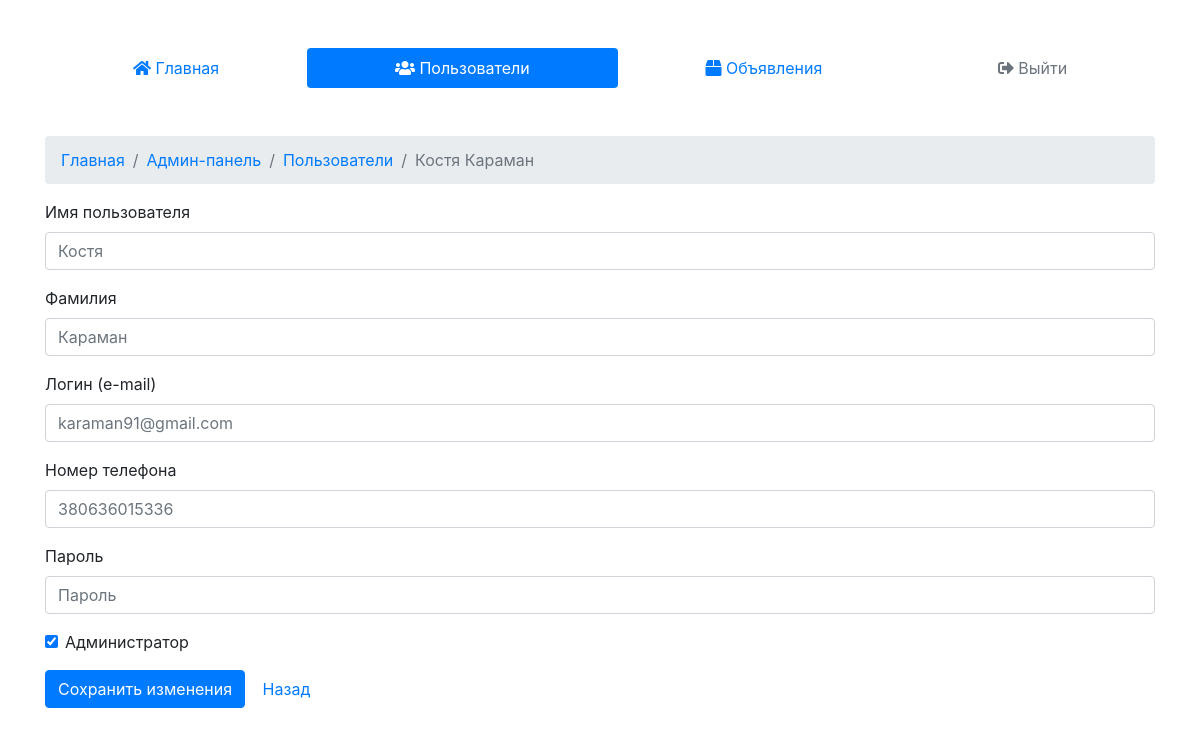
Screenshot of /admin/users/edit/4 (signed in) with the database file from the repository.
### tables this page shows
CREATE TABLE `users` (
  `user_id` int(11) NOT NULL,
  `email` varchar(255) NOT NULL,
  `password` varchar(255) NOT NULL,
  `name` varchar(255) NOT NULL,
  `surname` varchar(255) NOT NULL,
  `phone` varchar(255) NOT NULL,
  `admin` int(11) NOT NULL DEFAULT '0'
);

### core/classes/User.class.php (called while the page is built, shortened)
<?php
	class User {
		public static function get($user_id = null) {
			$db = new DB();
			$sel_user = $db->conn()->prepare("SELECT * FROM `users` WHERE `user_id`=:user_id");
			$sel_user->bindParam(":user_id", $user_id);
			$sel_user->execute();
			$sel_user = $sel_user->fetch(PDO::FETCH_ASSOC);
			return $sel_user;
		}
	}
?>

### core/classes/DB.class.php (called while the page is built)
<?php
	class DB {
		private $pdo;
		public function __construct() {
			$dsn = "mysql:host=localhost;dbname=mbk_shop_user;charset=utf8";
			$opt = [
					PDO::ATTR_ERRMODE            => PDO::ERRMODE_EXCEPTION,
					PDO::ATTR_DEFAULT_FETCH_MODE => PDO::FETCH_ASSOC,
					PDO::ATTR_EMULATE_PREPARES   => false,
			];
			$test_pdo = new PDO($dsn, "olga", "olga", $opt);
			if ($test_pdo == true) {
				$this->pdo = $test_pdo;
			} else {
				throw new Exception("Ошибка подключения к базе данных.");
			}
		}
		public function conn () {
			return $this->pdo;
		}
	}
?>

### templates/Default/admin/edit-user.php (the view, shortened to what this page needs)
<!doctype html>
<html lang="en">
<head>
  <link rel="stylesheet" href="https://stackpath.bootstrapcdn.com/bootstrap/4.1.3/css/bootstrap.min.css">
  <link rel="stylesheet" href="https://use.fontawesome.com/releases/v5.4.2/css/all.css">
</head>
<body>
  <div class="container">
    <div class="row">
      <div class="col-md-12 mt-5">
        <nav class="nav nav-pills flex-column flex-sm-row">
          <a class="flex-sm-fill text-sm-center nav-link" href="/admin"><i class="fas fa-home"></i> Главная</a>
          <a class="flex-sm-fill text-sm-center nav-link active" href="/admin/users"><i class="fas fa-users"></i> Пользователи</a>
          <a class="flex-sm-fill text-sm-center nav-link" href="/admin/lots"><i class="fas fa-box"></i> Объявления</a>
          <a class="flex-sm-fill text-sm-center nav-link disabled" href="/logout"><i class="fas fa-sign-out-alt"></i> Выйти</a>
        </nav>
      </div>
    </div>
    <div class="row">
      <div class="col-md-12 mt-5">
        <? if ($this->user != null): ?>
        <nav aria-label="breadcrumb">
          <ol class="breadcrumb">
            <li class="breadcrumb-item"><a href="/">Главная</a></li>
            <li class="breadcrumb-item"><a href="/admin">Админ-панель</a></li>
            <li class="breadcrumb-item"><a href="/admin/users">Пользователи</a></li>
            <li class="breadcrumb-item active" aria-current="page"><?=$this->user['name']?> <?=$this->user['surname']?></li>
          </ol>
        </nav>
        <form>
          <div class="form-group">
            <label for="name">Имя пользователя</label>
            <input type="text" class="form-control" id="name" name="name" placeholder="<?=$this->user['name']?>">
          </div>
          <div class="form-group">
            <label for="surname">Фамилия</label>
            <input type="text" class="form-control" id="surname" name="surname" placeholder="<?=$this->user['surname']?>">
          </div>
          <div class="form-group">
            <label for="email">Логин (e-mail)</label>
            <input type="text" class="form-control" id="email" name="email" placeholder="<?=$this->user['email']?>"  autocomplete="new-password">
          </div>
          <div class="form-group">
            <label for="phone">Номер телефона</label>
            <input type="text" class="form-control" id="phone" name="phone" placeholder="<?=$this->user['phone']?>">
          </div>
          <div class="form-group">
            <label for="password">Пароль</label>
            <input type="password" class="form-control" id="password" name="password" placeholder="Пароль"  autocomplete="new-password">
          </div>
          <div class="form-group form-check">
            <input type="checkbox" class="form-check-input" name="is_admin" id="is_admin" <? if ($this->user['admin'] == 1): ?>checked<? endif; ?>>
            <label class="form-check-label" for="is_admin">Администратор</label>
          </div>
          <button type="submit" class="btn btn-primary">Сохранить изменения</button>
          <a href="/admin/users" class="btn btn-default">Назад</a>
        </form>
      <? endif; ?>
      </div>
    </div>
  </div>
</body>
</html>

### rows the page displays
users: name "Костя", surname "Караман", email "karaman91@gmail.com", phone "380636015336", admin "☑"
